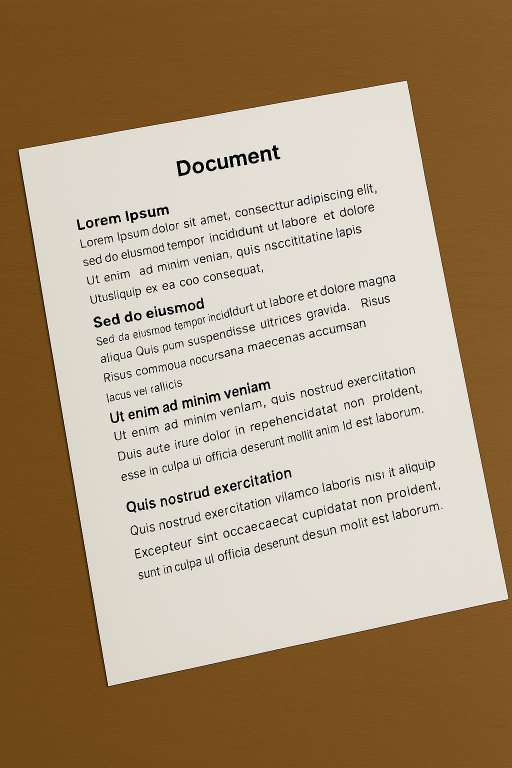
#> input picture document-processing-and-text-extraction/src/cap2.png, 1024 x 1536 px (shown at 1/2 size)
$ python applied_perspective_correction.py
#> lines starting #> are read from the running program, lines starting #| are printed output that depends on the picture; after the words box and inside, x2 and y2 are one past the last pixel; in counts of white or black regions, pixels touching at a corner belong together
import cv2
import numpy as np

img = cv2.imread("cap2.png")
#> img is the input picture: shape (1536, 1024, 3); mean B, G, R 123.6, 151.3, 172
resize_img = cv2.resize(img,(500,500))
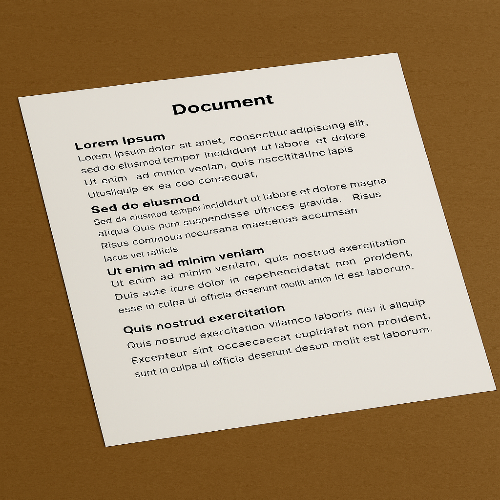
#> resize_img: shape (500, 500, 3); mean B, G, R 123.5, 151.2, 171.8

orig = resize_img.copy()

gray_img = cv2.cvtColor(resize_img, cv2.COLOR_BGR2GRAY)
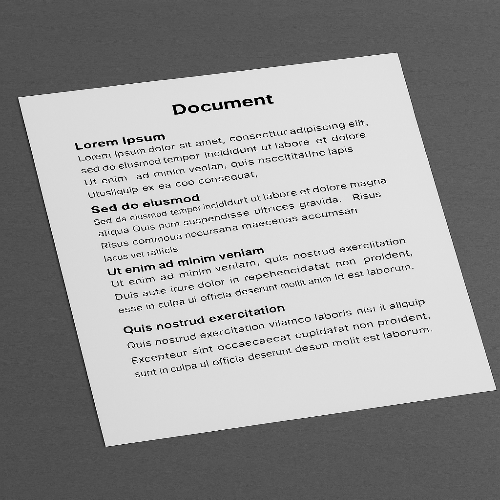
#> gray_img: shape (500, 500); min 0, max 255, mean 154.2
blur_img = cv2.GaussianBlur(gray_img, (5, 5), 0)
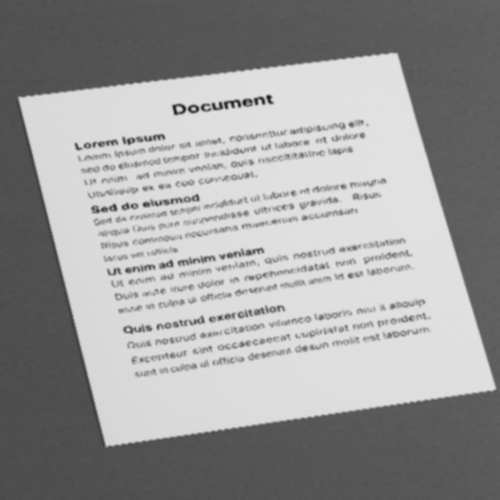
#> blur_img: shape (500, 500); min 19, max 227, mean 154.2

edges = cv2.Canny(blur_img, 50, 150)
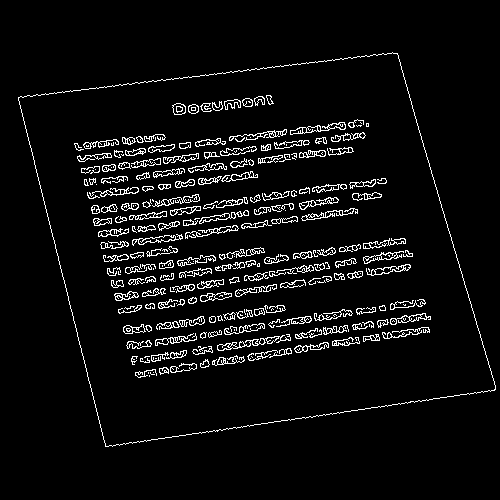
#> edges: shape (500, 500); 5.5% white in thin lines or dots, all inside (x1, y1, x2, y2) = (18, 52, 496, 447)

contours, _ = cv2.findContours(edges, cv2.RETR_EXTERNAL, cv2.CHAIN_APPROX_SIMPLE)
#> contours = 1 contour; box (x1, y1, x2, y2) and area: (18, 52, 496, 447) 136744

contours = sorted(contours, key = cv2.contourArea, reverse = True)

for cnt in contours:
    peri = cv2.arcLength(cnt, True)
    approx = cv2.approxPolyDP(cnt, 0.02 * peri, True)
    if len(approx) == 4:
        document_corners = approx
        break
#> this loop made 1 pass
#> (peri, document_corners) on pass 1: (1634.6, [[397, 53], [18, 97], [105, 446], [495, 389]])


def order_points(pts):
    # Noktaları sırala: [sol üst, sağ üst, sağ alt, sol alt]
    rect = np.zeros((4, 2), dtype="float32")
    pts = pts.reshape(4, 2)
#> pts = [[397, 53], [18, 97], [105, 446], [495, 389]]

    s = pts.sum(axis=1)
#> s = [450, 115, 551, 884]
    rect[0] = pts[np.argmin(s)]  # sol üst
    rect[2] = pts[np.argmax(s)]  # sağ alt

    diff = np.diff(pts, axis=1)
#> diff = [-344, 79, 341, -106]
    rect[1] = pts[np.argmin(diff)]  # sağ üst
    rect[3] = pts[np.argmax(diff)]  # sol alt

    return rect

pts1 = order_points(document_corners)
#> pts1 = [[18, 97], [397, 53], [495, 389], [105, 446]]

width, height = 400, 600
pts2 = np.float32([
    [0, 0],
    [width - 1, 0],
    [width - 1, height - 1],
    [0, height - 1]
])

matrix = cv2.getPerspectiveTransform(pts1, pts2)
#> matrix = [[1, -0.25, 6.19], [0.203, 1.75, -173.4], [-6.93e-05, 0.000127, 1]]

warped = cv2.warpPerspective(orig, matrix, (width, height))
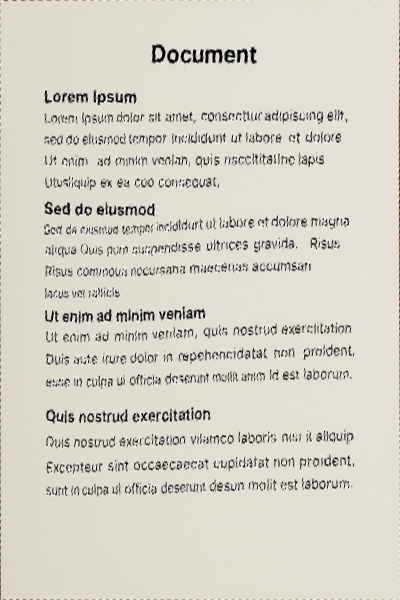
#> warped: shape (600, 400, 3); mean B, G, R 201, 210.4, 215.2

cv2.imshow("Original", resize_img)
cv2.imshow("Corrected Perspective", warped)
cv2.imwrite("perspective.png",warped)
cv2.waitKey(0)
cv2.destroyAllWindows()
